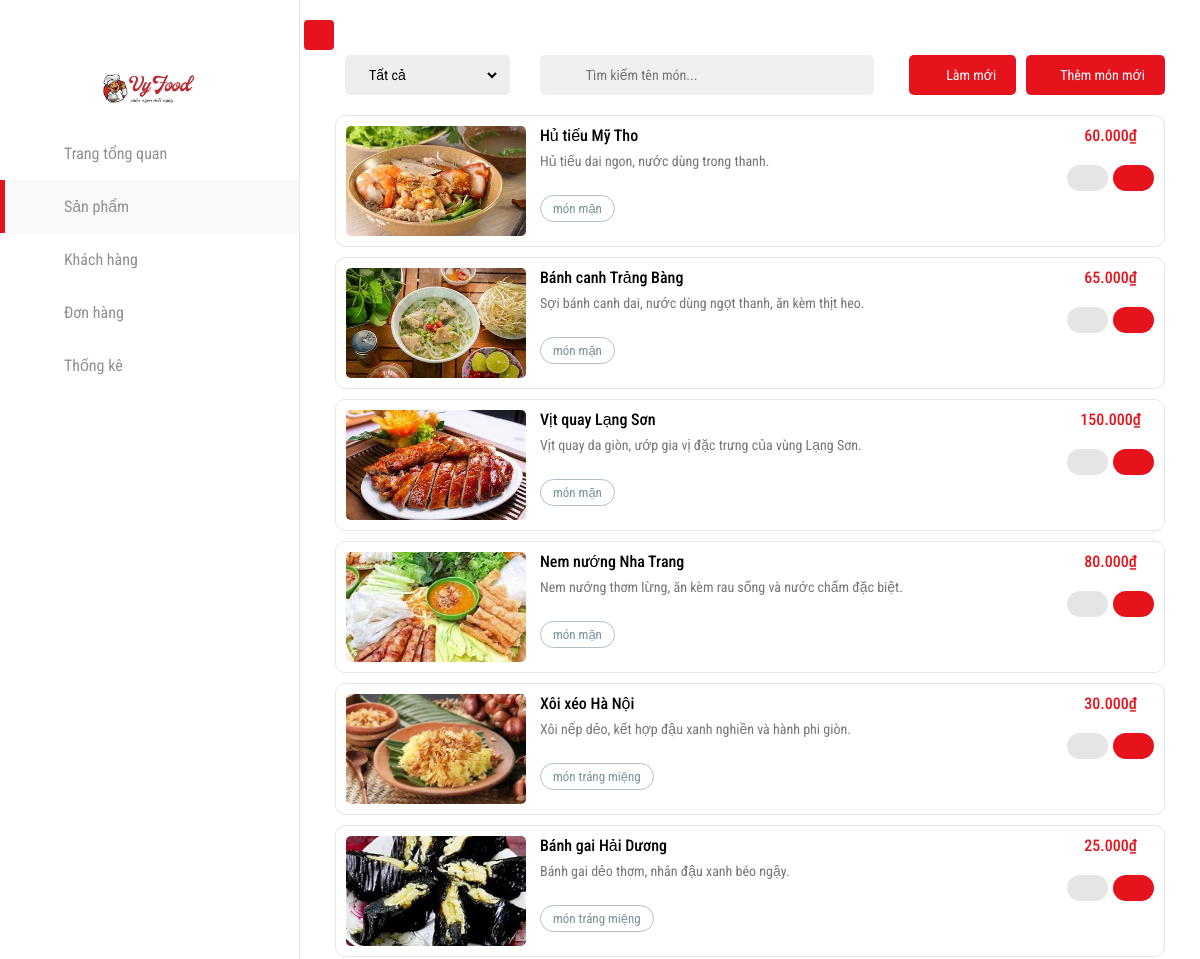
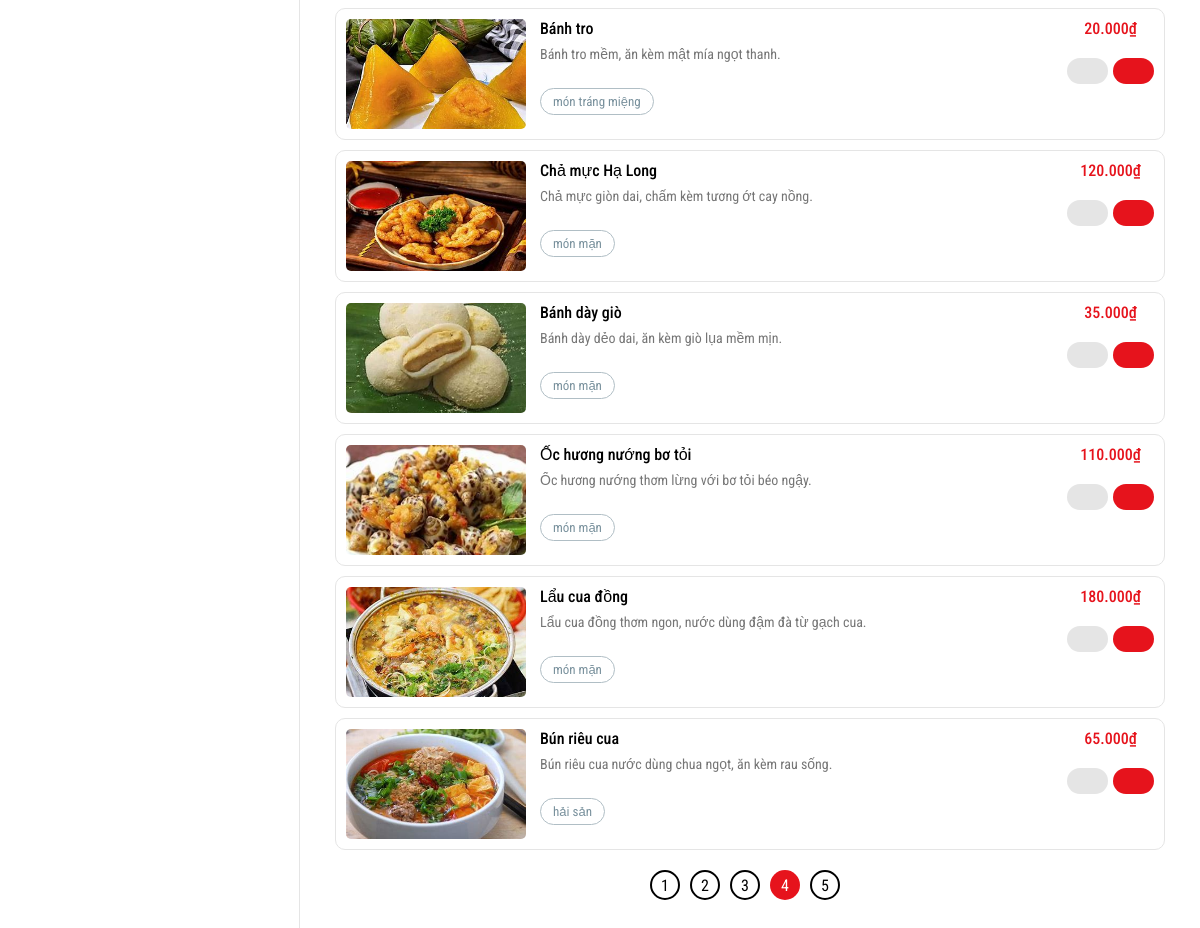
The page /adminproduct.php?page=4 on the database its author committed (2 pictures, top to bottom).
### tables this page shows
CREATE TABLE `sanpham` (
  `ID` int(11) NOT NULL,
  `Name` varchar(255) NOT NULL,
  `Image` varchar(255) NOT NULL,
  `Price` int(255) NOT NULL,
  `Describtion` varchar(255) NOT NULL,
  `Type` enum('món chay','món mặn','món lẩu','món ăn vặt','món tráng miệng','nước uống','hải sản') NOT NULL,
  `Visible` TINYINT(1) DEFAULT 1
);

### adminproduct.php (the view, shortened to what this page needs)
<!DOCTYPE html>
<html lang="en">
  <head>
    <link
      rel="stylesheet"
      href="https://cdn.jsdelivr.net/npm/bootstrap@4.6.2/dist/css/bootstrap.min.css"
    />
    <link
      rel="stylesheet"
      href="assets/font-awesome-pro-v6-6.2.0/css/all.min.css"
    />
    <link rel="stylesheet" href="admin/css/style.css" />
    <link rel="stylesheet" href="assets/css/base.css" />
    <link rel="stylesheet" href="assets/css/admin.css" />
  </head>
  <body>
    <?php
    include_once "includes/headeradmin.php";
    ?>
        <div class="admin-product">
    <div class="admin-control">
        <div class="admin-control-left">
            <select name="the-loai" id="the-loai" onchange="fetchProducts()">
                <option value="">Tất cả</option>
            </select>
        </div>
        <div class="admin-control-center">
            <form onsubmit="fetchProducts(); return false;">
                <span onclick="fetchProducts()" class="search-btn"><i class="fa-light fa-magnifying-glass"></i></span>
                <input id="form-search-product" type="text" class="form-search-input" placeholder="Tìm kiếm tên món..."/>
            </form>
        </div>
        <div class="admin-control-right">
            <a href="adminproduct.php" class="inner-nut"><i class="fa-light fa-rotate-right"></i> Làm mới</a>
            <a href="adminaddproduct.php" class="inner-nut"><i class="fa-light fa-plus"></i> Thêm món mới</a>
        </div>
    </div>
        <div id="default-product-list" class="show-product">
    <div class="row">
        <?php
        include "./connect.php";
        $limit = 12;
        $page = isset($_GET['page']) ? (int)$_GET['page'] : 1;
        $start = ($page - 1) * $limit;
        $total_query = "SELECT COUNT(*) AS total FROM sanpham";
        $total_result = mysqli_query($conn, $total_query);
        $total_row = mysqli_fetch_assoc($total_result);
        $total_products = $total_row['total'];
        $total_pages = ceil($total_products / $limit);
        $sql = "SELECT * FROM sanpham LIMIT $start, $limit";
        $result = mysqli_query($conn, $sql);
        while ($row = mysqli_fetch_array($result)) {
        ?>
            <div class="col-12">
                <div class="list">
                    <div class="list-left">
                        <img src="<?php echo $row['Image']; ?>" alt="<?php echo $row['Name']; ?>" />
                        <div class="list-info">
                            <h4><?php echo $row['Name']; ?></h4>
                            <p><?php echo $row['Describtion']; ?></p>
                            <div class="list-category"><?php echo $row['Type']; ?></div>
                        </div>
                    </div>
                    <div class="list-right">
                        <div class="list-price"><?php echo $row['Price'] . ".000₫"; ?></div>
                        <div class="list-control">
                            <div class="list-tool">
                                <a href="adminchangeproduct.php?id=<?= $row['ID']; ?>" class="btn-edit">
                                    <i class="fa-light fa-pen-to-square"></i>
                                </a>
                                <a class="btn-delete" href="deleteproduct.php?this_id=<?php echo $row['ID']; ?>">
                                    <i class="fa-regular fa-trash"></i>
                                </a>
                            </div>
                        </div>
                    </div>
                </div>
            </div>
        <?php } ?>
    </div>
        <div class="Pagination">
    <div class="container">
        <ul>
        <?php
    for ($i = 1; $i <= $total_pages; $i++) {
        $active_class = ($i == $page) ? 'trang-chinh' : '';
        echo '<li><a href="?page=' . $i . '" class="inner-trang ' . $active_class . '">' . $i . '</a></li>';
    }
?>
        </ul>
    </div>
</div>
  </body>
</html>

### assets/css/base.css (style rules this page uses)
:root { --color-text: #000000; --color-bg1: #0d5432; --color-bg2: #e6131c; --font: "Roboto Condensed", sans-serif; }
a { text-decoration: none; }
body { color: var(--color-text); font-family: var(--font); overflow-x: hidden; }

### assets/css/admin.css (style rules this page uses)
h1, h2, h3, h4, h5, .h1, .h2, .h3, .h4, .h5 { font-family: var(--font); line-height: normal; }
.admin-product { padding: 35px; width: 100%; }
.admin-control { display: flex; justify-content: space-between; margin-bottom: 20px; margin-top: 20px; align-items: center; font-size: 14px; }
select { background-color: #eee; padding: 10px 20px; border-radius: 5px; outline: none; border: none; margin-left: 10px; border-right: 10px solid #eee; height: 40px; cursor: pointer; margin-right: 5px; }
.admin-control-center { flex: 1; }
form { display: flex; justify-content: center; }
.search-btn { border: none; outline: none; font-size: 20px; height: 40px; padding: 0 15px; color: var(--color-text); border-top-left-radius: 5px; border-bottom-left-radius: 5px; cursor: pointer; display: flex; align-items: center; background-color: #f0f0f0; }
.form-search-input { height: 40px; outline: none; border: none; background-color: #f0f0f0; padding: 10px 20px; padding-left: 0; border-top-right-radius: 5px; border-bottom-right-radius: 5px; width: 75%; }
.admin-control-right { display: flex; }
.inner-nut { background-color: var(--color-bg2); height: 40px; color: #fff; border-radius: 5px; padding: 0 20px; width: auto; display: flex; align-items: center; justify-content: center; margin-left: 10px; }
.inner-nut i { margin-right: 6px; }
.admin-product .list { border: 1px solid #e5e5e5; padding: 10px; border-radius: 10px; display: flex; justify-content: space-between; background-color: #fff; margin-bottom: 10px; }
.admin-product .list .list-left { display: flex; width: 80%; }
.admin-product .list .list-left img { max-width: 180px; min-width: 180px; height: 110px; object-fit: cover; margin-right: 14px; border-radius: 5px; }
.admin-product .list-info p { margin-top: 7px; color: #0000008a; font-size: 14px; margin-right: 10px; display: -webkit-box; -webkit-box-orient: vertical; overflow: hidden; text-overflow: ellipsis; -webkit-line-clamp: 2; }
.admin-product .list-info h4 { font-weight: 500; color: var(--color-text); font-size: 16px; }
.admin-product .list-category { display: inline-block; margin-top: 10px; padding: 5px 12px; border: 1px solid #b0bec5; color: #78909c; border-radius: 30px; font-size: 13px; }
.admin-product .list-price { color: var(--color-bg2); font-weight: 500; text-align: center; }
.admin-product .list-tool { margin-top: 20px; display: flex; }
.btn-detail, .btn-edit, .btn-delete { background-color: #eee; padding: 5px 15px; border-radius: 15px; font-size: 14px; color: var(--color-text); text-transform: uppercase; outline: none; border: none; cursor: pointer; }
.btn-detail, .btn-edit { outline: none; background-color: #e5e5e5; margin-right: 5px; }
.btn-delete { background-color: var(--color-bg2); color: white; }
.Pagination ul { list-style-type: none; padding: 0; margin: 0; display: flex; justify-content: center; align-items: center; margin-top: 10px; }
.Pagination .inner-trang { background: #fff; color: var(--color-text); width: 30px; height: 30px; border-radius: 50%; margin-right: 10px; border: 2px solid #000; display: flex; align-items: center; justify-content: center; cursor: pointer; }
.Pagination .inner-trang.trang-chinh { color: #fff; background: var(--color-bg2); border: none; }

### rows shown on the page
sanpham: shows a picture, Name "Hủ tiếu Mỹ Tho", Describtion "Hủ tiếu dai ngon, nước dùng trong thanh.", Type "món mặn", Price "60"
sanpham: shows a picture, Name "Bánh canh Trảng Bàng", Describtion "Sợi bánh canh dai, nước dùng ngọt thanh, ăn kèm thịt heo.", Type "món mặn", Price "65"
sanpham: shows a picture, Name "Vịt quay Lạng Sơn", Describtion "Vịt quay da giòn, ướp gia vị đặc trưng của vùng Lạng Sơn.", Type "món mặn", Price "150"
sanpham: shows a picture, Name "Nem nướng Nha Trang", Describtion "Nem nướng thơm lừng, ăn kèm rau sống và nước chấm đặc biệt.", Type "món mặn", Price "80"
sanpham: shows a picture, Name "Xôi xéo Hà Nội", Describtion "Xôi nếp dẻo, kết hợp đậu xanh nghiền và hành phi giòn.", Type "món tráng miệng", Price "30"
sanpham: shows a picture, Name "Bánh gai Hải Dương", Describtion "Bánh gai dẻo thơm, nhân đậu xanh béo ngậy.", Type "món tráng miệng", Price "25"
sanpham: shows a picture, Name "Bánh tro", Describtion "Bánh tro mềm, ăn kèm mật mía ngọt thanh.", Type "món tráng miệng", Price "20"
sanpham: shows a picture, Name "Chả mực Hạ Long", Describtion "Chả mực giòn dai, chấm kèm tương ớt cay nồng.", Type "món mặn", Price "120"
sanpham: shows a picture, Name "Bánh dày giò", Describtion "Bánh dày dẻo dai, ăn kèm giò lụa mềm mịn.", Type "món mặn", Price "35"
sanpham: shows a picture, Name "Ốc hương nướng bơ tỏi", Describtion "Ốc hương nướng thơm lừng với bơ tỏi béo ngậy.", Type "món mặn", Price "110"
sanpham: shows a picture, Name "Lẩu cua đồng", Describtion "Lẩu cua đồng thơm ngon, nước dùng đậm đà từ gạch cua.", Type "món mặn", Price "180"
sanpham: shows a picture, Name "Bún riêu cua", Describtion "Bún riêu cua nước dùng chua ngọt, ăn kèm rau sống.", Type "hải sản", Price "65"
